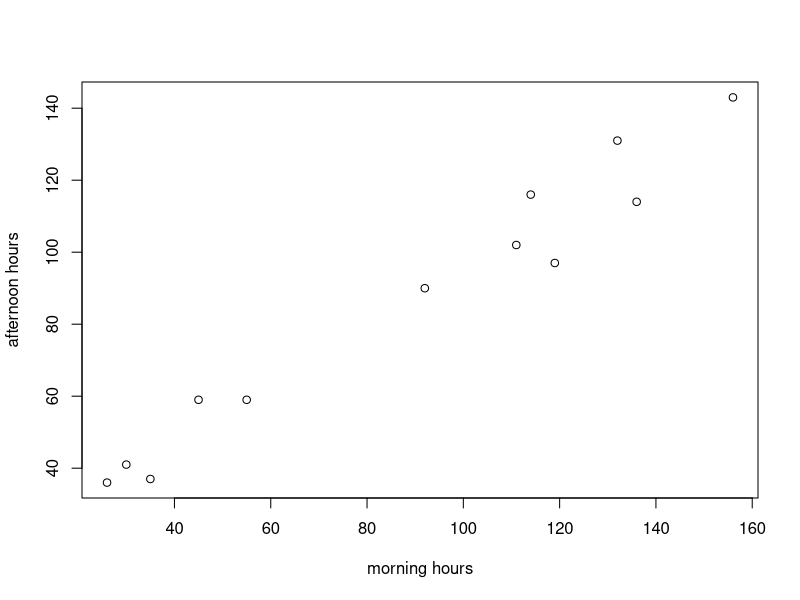

The R source for this figure:
# import data
data <- read.table("weathergraz.txt", header = TRUE, sep = "")

png("data_plot.png")
plot(data$morning, data$afternoon, xlab = "morning hours", ylab = "afternoon hours")

n_row = dim(data)[1] # dimension rows
# dimension for columns  for looping over the columns but ignoring the first column with months
n_col = 2 # for morning and afternoon column

#calculating mean vector for morning hours and afternoon hours
mean <- matrix(0, nrow = 2, ncol = 1)
for(col in 1:n_col) {
    for(row in 1:n_row) {
        # the plus 1 in the data column is for accessing the data columns
        # in the text file -> accsess morning and afternoon data and scip
        # month column for the mean vector calculation
        mean[col] = mean[col] + data[row, col + 1]
    }
    mean[col] = mean[col] / n_row
}
# mean vector has enries first column morning mean second column afternoon mean
print(mean)

# calculating covariance matrix
# calculating difference matrix and variance / deviation
# to calculate the covariance matrix, we first calculate a difference matrix,
# which entries are of form (data x_i - mean)
diffMat <- matrix(0, nrow = n_row, ncol = n_col)
var <- matrix(0, nrow = n_col, ncol = 1)
dev <- matrix(0, nrow = n_col, ncol = 1)
for(col in 1:n_col) {
    for(row in 1:n_row) {
        diffMat[row, col] = data[row, col + 1] - mean[col]
        #calculating variance for corrolation matrix
        var[col] = var[col] + (data[row, col + 1] - mean[col])^2
    }
    #calculating deviation
    dev[col] = sqrt(1/(n_row - 1) * var[col])
}

# calculating covariance matrix by matrix element by element product of the
# difference matrix with the transposed difference matrix
covMat <- (n_row - 1)^(-1) * t(diffMat) %*% diffMat
print(covMat)

# calculate the covariance matrix with R build in function cov()
# we need to calculate every entry by hand because R do not build a matrix
covVec <- c(cov(data$morning, data$morning),
            cov(data$morning, data$afternoon),
            cov(data$afternoon, data$morning),
            cov(data$afternoon, data$afternoon))
cov_buildIn <- matrix(covVec, nrow = 2, ncol = 2)
print(cov_buildIn)


# calculating corrolation matrix
# the deviation dev is calculated parallel with the difference matrix
corMat <- matrix(0, nrow = dim(covMat)[1], ncol = dim(covMat)[2])
for(i in 1:dim(covMat)[1]) {
    for(j in 1:dim(covMat)[2]) {
        corMat[i, j] = covMat[i, j] / (dev[i]*dev[j])
    }
}
print(corMat)

# calculate corrolation matrix with R build in function using cov2cor,
# which builds a matrix instead of a single value
cov2cor(covMat)
